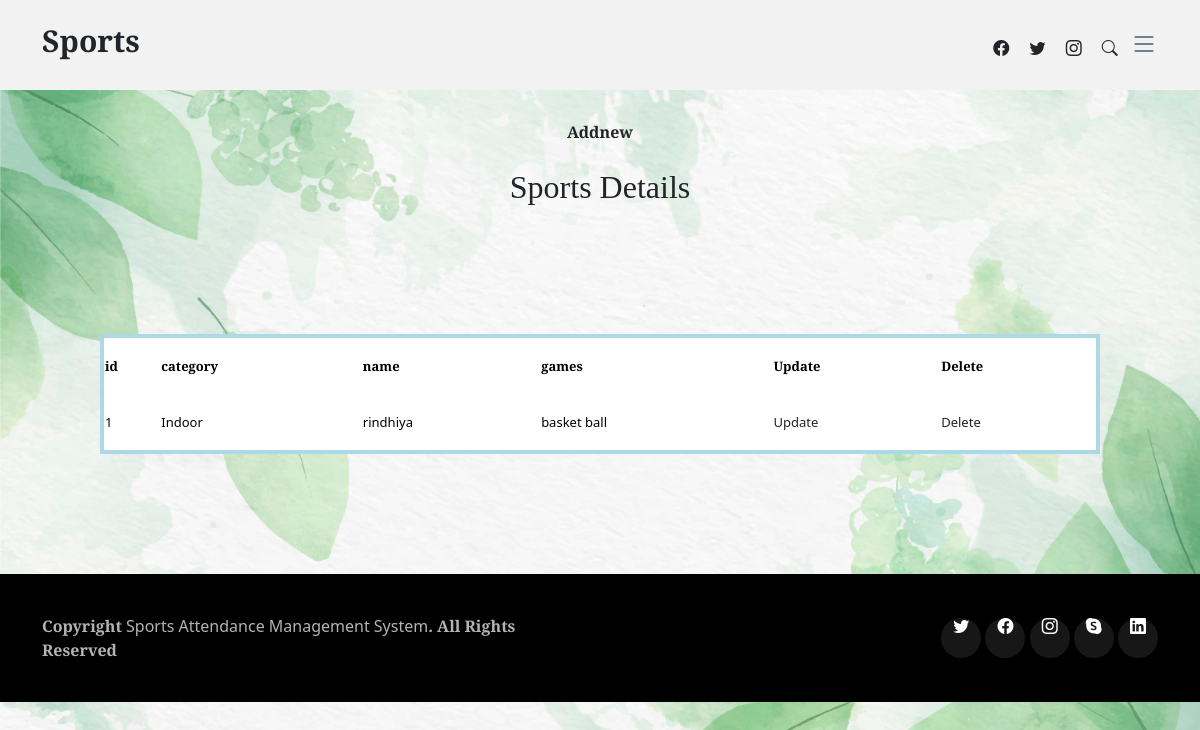
The app's page /sports.php with its own data.
### tables this page shows
CREATE TABLE IF NOT EXISTS `sprtslist` (
  `id` int(50) NOT NULL AUTO_INCREMENT,
  `category` varchar(50) NOT NULL,
  `name` varchar(50) NOT NULL,
  `games` varchar(50) NOT NULL,
  PRIMARY KEY (`id`)
);

### sports.php (the view, shortened to what this page needs)
<?php
include('adminheader.php');
include('style.php');
?>
<form  method="post">
      <div >
<br>
<br>
<br>
<br>
<br>
           <center> <a href="addsports.php"><b>Addnew<b></a><center>
		   <br>
             <h2 align="center">Sports Details</h2>
	<table border="2" cellspacing="6" class="displaycontent"  width="1000" height="120" style="border:4px solid lightblue;" align="center">
	<tr>
			<th bgcolor=white><font color=black size=2>id</font></th>
			<th bgcolor=white><font color=black size=2>category</font></th>
		    <th bgcolor=white><font color=black size=2>name</font></th>
		     <th bgcolor=white><font color=black size=2>games</font></th>
			<th bgcolor=white><font color=black size=2>Update</font></th>
			<th bgcolor=white><font color=black size=2>Delete</font></th>
	</tr>
	<br><br>
<br>
<br>
<br>
	<?php
	$query = "select * from sprtslist";
	$result = mysql_query($query) or die(mysql_error());
	while($row = mysql_fetch_assoc($result))
		{
 ?>
	<tr>
		<td bgcolor=white><font color=black size=2><?php echo $row['id']; ?></font></td>
		<td bgcolor=white><font color=black size=2><?php echo $row['category']; ?></font></td>
		<td bgcolor=white><font color=black size=2><?php echo $row['name']; ?></font></td>
	    <td bgcolor=white><font color=black size=2><?php echo $row['games']; ?></font></td>
		<td bgcolor=white><font color=black size=2><a href="sprtupdate.php?select=<?php echo $row['id'];?>">Update</a></font></td>
		<td bgcolor=white><font color=black size=2><a href="?delete=<?php echo $row['id'];?>">Delete</a></font></td>
	</tr>
	<?php }  ?>
	</table>
</div>
</form>
<br>
<br>
<br>
<br>
<br>
<?php
include('footer.php');
?>

### assets/css/main.css (style rules this page uses)
body { color: rgba(var(--color-primary-rgb), 1); }
a { color: var(--color-links); text-decoration: none; }
h1, h2, h3, h4, h5, h6 { font-family: var(--font-primary); }

### sports.php (style rules this page uses)
body { background-image: url('image.jpg'); background-repeat: no-repeat; background-attachment: fixed; background-size: 100% 100%; }

### records on screen
sprtslist: id "1", category "Indoor", name "rindhiya", games "basket ball"
